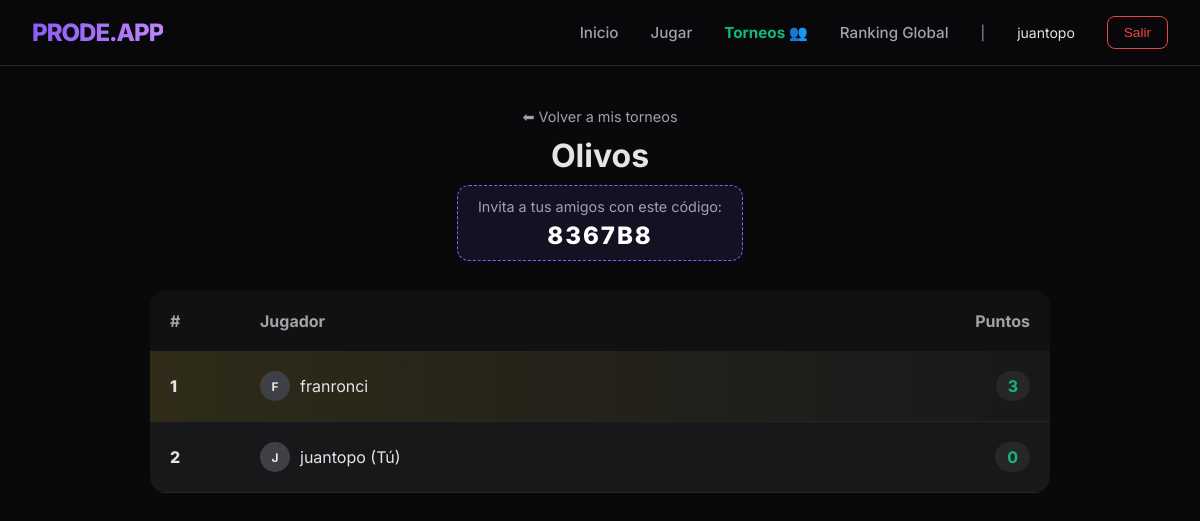
The page /torneos/1/ (signed in) on the database its author committed.
### core/models.py (models this page shows, shortened)
class Torneo(models.Model):
    nombre = models.CharField(max_length=100)
    codigo = models.CharField(max_length=10, unique=True, editable=False)
    participantes = models.ManyToManyField(User, related_name='torneos_participados')
    creador = models.ForeignKey(User, on_delete=models.CASCADE, related_name='torneos_creados')

class PerfilEmpleado(models.Model):
    usuario = models.OneToOneField(User, on_delete=models.CASCADE)
    empresa = models.ForeignKey(Empresa, on_delete=models.CASCADE)
    puntos_totales = models.IntegerField(default=0)

### core/views.py (the view)
# urls.py: path('torneos/<int:torneo_id>/', views.detalle_torneo, name='detalle_torneo'),
@login_required
def detalle_torneo(request, torneo_id):
    torneo = Torneo.objects.get(id=torneo_id)
    if request.user not in torneo.participantes.all():
        return redirect('mis_torneos')
    participantes_ids = torneo.participantes.values_list('id', flat=True)
    perfiles = PerfilEmpleado.objects.filter(usuario__id__in=participantes_ids).order_by('-puntos_totales')
    return render(request, 'detalle_torneo.html', {'torneo': torneo, 'perfiles': perfiles})

### templates/detalle_torneo.html (shortened to what this page needs)
{% extends 'base.html' %}
{% block content %}
<div style="text-align: center; margin-bottom: 30px;">
    <a href="{% url 'mis_torneos' %}" style="color: var(--text-muted); font-size: 0.9rem;">⬅ Volver a mis torneos</a>
    <h1 style="margin: 10px 0;">{{ torneo.nombre }}</h1>
    <div style="background: rgba(139, 92, 246, 0.1); display: inline-block; padding: 10px 20px; border-radius: 12px; border: 1px dashed var(--primary);">
        <span style="color: var(--text-muted); font-size: 0.9rem;">Invita a tus amigos con este código:</span>
        <div style="font-size: 1.5rem; font-weight: 800; color: white; letter-spacing: 2px; margin-top: 5px;">
            {{ torneo.codigo }}
        </div>
    </div>
</div>
<table class="ranking-table">
    <thead>
        <tr>
            <th width="10%">#</th>
            <th>Jugador</th>
            <th style="text-align: right;">Puntos</th>
        </tr>
    </thead>
    <tbody>
        {% for perfil in perfiles %}
        <tr class="{% if forloop.counter == 1 %}rank-1{% endif %}">
            <td style="font-weight: 800;">{{ forloop.counter }}</td>
            <td>
                <div style="display: flex; align-items: center; gap: 10px;">
                    <div style="width: 30px; height: 30px; background: #3f3f46; border-radius: 50%; display: flex; align-items: center; justify-content: center; font-size: 12px; font-weight: bold;">
                        {{ perfil.usuario.username|slice:":1"|upper }}
                    </div>
                    {{ perfil.usuario.username }}
                    {% if perfil.usuario == request.user %} (Tú){% endif %}
                </div>
            </td>
            <td style="text-align: right;">
                <span class="points-bubble">{{ perfil.puntos_totales }}</span>
            </td>
        </tr>
        {% endfor %}
    </tbody>
</table>
{% endblock %}

### templates/base.html (shortened to what this page needs)
<!DOCTYPE html>
<html lang="es">
<head>
</head>
<body>
    <nav class="navbar">
        <a href="{% url 'home' %}" class="logo">PRODE.APP</a>
        <div class="nav-links">
            <a href="{% url 'home' %}" class="nav-item">Inicio</a>
            <a href="{% url 'prode' %}" class="nav-item">Jugar</a>
            <a href="{% url 'mis_torneos' %}" class="nav-item" style="color: var(--accent); font-weight: 700;">Torneos 👥</a>
            <a href="{% url 'ranking' %}" class="nav-item">Ranking Global</a>
            {% if user.is_authenticated %}
                <span style="font-size: 14px; color: var(--text-muted);">|</span>
                <span style="font-size: 14px;">{{ user.username }}</span>
                <form action="{% url 'logout' %}" method="post" style="display:inline;">
                    <button type="submit" class="btn-logout">Salir</button>
                </form>
            {% else %}
                <a href="{% url 'login' %}" class="btn-login">Ingresar</a>
            {% endif %}
        </div>
    </nav>
    <div class="container fade-in">
        {% block content %}
        {% endblock %}
    </div>
</body>
</html>

### templates/base.html (style rules this page uses)
:root { --bg-color: #09090b; --card-bg: #18181b; --card-border: #27272a; --text-main: #e4e4e7; --text-muted: #a1a1aa; --primary: #8b5cf6; --primary-glow: rgba(139, 92, 246, 0.4); --accent: #10b981; --accent-glow: rgba(16, 185, 129, 0.4); --danger: #ef4444; --radius: 16px; --transition: all 0.3s cubic-bezier(0.4, 0, 0.2, 1); }
body { font-family: 'Inter', sans-serif; background-color: var(--bg-color); color: var(--text-main); margin: 0; padding: 0; min-height: 100vh; overflow-x: hidden; }
a { text-decoration: none; color: inherit; transition: var(--transition); }
.fade-in { animation: fadeIn 0.6s ease-out forwards; }
.navbar { background: rgba(9, 9, 11, 0.85); backdrop-filter: blur(12px); border-bottom: 1px solid var(--card-border); padding: 1rem 2rem; display: flex; justify-content: space-between; align-items: center; position: sticky; top: 0; z-index: 100; }
.logo { font-weight: 800; font-size: 1.5rem; letter-spacing: -1px; background: linear-gradient(to right, var(--primary), #c084fc); background-clip: text; -webkit-background-clip: text; color: transparent; }
.nav-links { display: flex; gap: 2rem; align-items: center; }
.nav-item { font-size: 0.95rem; font-weight: 500; color: var(--text-muted); position: relative; }
.nav-item::after { content: ''; position: absolute; width: 0; height: 2px; bottom: -4px; left: 0; background-color: var(--primary); transition: var(--transition); }
.btn-logout { background: transparent; border: 1px solid var(--danger); color: var(--danger); padding: 0.5rem 1rem; border-radius: 8px; cursor: pointer; font-size: 0.85rem; transition: var(--transition); }
.container { max-width: 900px; margin: 40px auto; padding: 0 20px; }

### templates/detalle_torneo.html (style rules this page uses)
.ranking-table { width: 100%; border-collapse: collapse; background-color: var(--card-bg); border-radius: 16px; overflow: hidden; }
.ranking-table th { background-color: #111; color: var(--text-muted); padding: 20px; text-align: left; }
.ranking-table td { padding: 20px; border-bottom: 1px solid var(--card-border); color: var(--text-main); }
.rank-1 { background: linear-gradient(90deg, rgba(255, 215, 0, 0.1), transparent); }
.points-bubble { background-color: #27272a; color: var(--accent); padding: 5px 12px; border-radius: 50px; font-weight: bold; }

### rows shown on the page
Torneo: nombre "Olivos", codigo "8367B8"
PerfilEmpleado: usuario.username "F", usuario.username "franronci", puntos_totales "3"
PerfilEmpleado: usuario.username "J", usuario.username "juantopo", shows "(Tú)", puntos_totales "0"

### other values the page prints
{{ user.username }} "juantopo"
